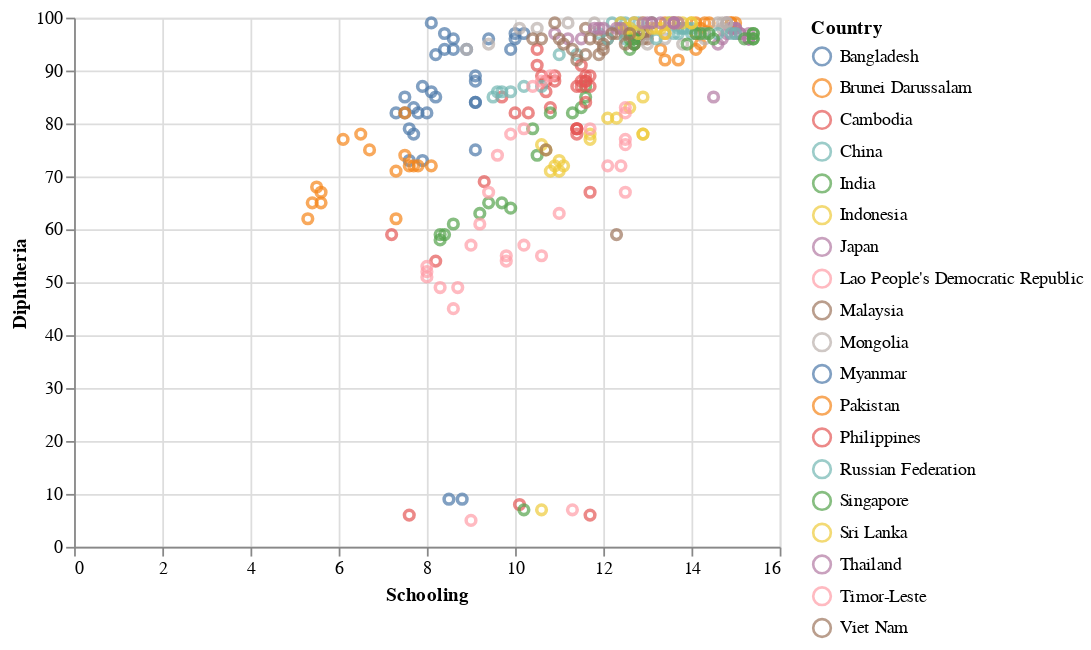

Notebook source saved alongside this figure:
### Markdown cell above
**Diphtheria**
- North Korea and South Korea are missing (because of missing values in schooling)
- Some values of Diphtheria below/around 10, the decimal is probably placed wrongly

### Code cell
alt.Chart(FactorHealth1).mark_point().encode(
    x ='Schooling',
    y ='Diphtheria',
    color = 'Country'
)

### Figure 1 — Vega-Lite specification as saved in the notebook (floating-point values rounded to 4 significant figures; data arrays with more than 128 entries replaced by an {"elided": "..."} marker saying what was removed)
{"config": {"view": {"continuousWidth": 400, "continuousHeight": 300}}, "data": {"name": "data-5d7784e6133ec95ec4ff5e057c2af840"}, "mark": "point", "encoding": {"color": {"field": "Country", "type": "nominal"}, "x": {"field": "Schooling", "type": "quantitative"}, "y": {"field": "Diphtheria", "type": "quantitative"}}, "$schema": "https://vega.github.io/schema/vega-lite/v4.17.0.json", "datasets": {"data-5d7784e6133ec95ec4ff5e057c2af840": {"elided": "336 records"}}}
